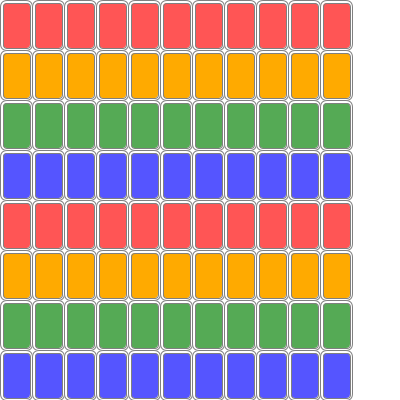
Frame 1 (no input)
Frame 60 (the mouse pressed at the canvas centre just before this capture): identical to frame 1, image omitted
Frame 120 (the mouse held since frame 60 and released just before this capture): identical to frame 1, image omitted

The Processing sketch that drew this single still picture (run headless with seeded random() and noise(); from frame 60 on, the mouse is pressed at the canvas centre):

// Processing sketch: week04_3
// ── week04_3.pde
void setup(){
  size(400,400);
}
int [][]card = new int [8][11];
color []C={#FF5555,#FFAA00,#55AA55,#5555FF};
void draw(){
  background(255);
  for(int i=0;i<8;i++){
    for(int j=0;j<11;j++){
      drawCard(j*32,i*50,C[i%4]);
    }
  }
}
void drawCard(int x,int y,color c){
  stroke(128);
  fill(255);
  rect(x,y,32,50,7);
  fill(c);
  rect(x+3,y+3,32-5,50-5,4);
}
